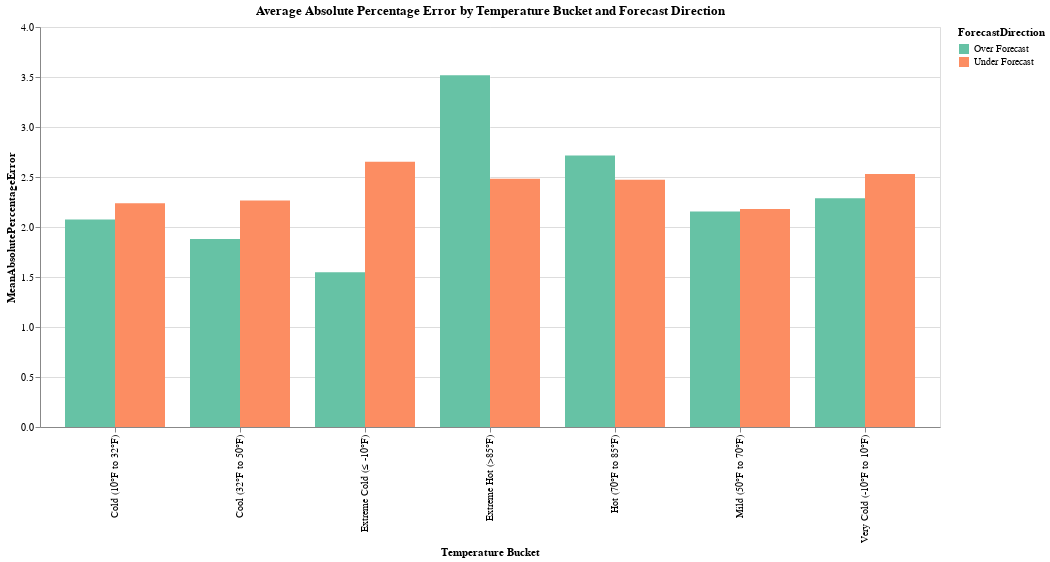

Here is the notebook cell this chart was saved with:
### Code cell
## plot bar chart of average AbsolutePercentageError by TemperatureBucket + IsUnderForecast
df_error_by_temp_bucket_and_direction = (
    df_merged
    .filter(pl.col("LoadActual").is_not_null() & pl.col("LoadForecast").is_not_null() & pl.col("Temperature").is_not_null())
    .group_by(["TemperatureBucket", "IsUnderForecast"])
    .agg(
        pl.col("AbsolutePercentageError").mean().alias("MeanAbsolutePercentageError"),
        pl.len().alias("Count")
    )
    .sort(["TemperatureBucket", "IsUnderForecast"])
    .collect()
)

# Convert IsUnderForecast boolean to readable labels for plotting
df_error_by_temp_bucket_and_direction = df_error_by_temp_bucket_and_direction.with_columns(
    pl.when(pl.col("IsUnderForecast") == False).then(pl.lit("Over Forecast"))
    .when(pl.col("IsUnderForecast") == True).then(pl.lit("Under Forecast"))
    .alias("ForecastDirection")
)


df_error_by_temp_bucket_and_direction = df_error_by_temp_bucket_and_direction.with_columns(
    pl.col("TemperatureBucket").map_elements(lambda x: temp_range_map.get(x, x)).alias("TemperatureBucketLabel")
)

# plot using Altair - grouped bar chart (side-by-side)
chart = alt.Chart(df_error_by_temp_bucket_and_direction).mark_bar().encode(
    x=alt.X("TemperatureBucketLabel:N", sort=[
        "Extreme Cold (≤ -10°F)", 
        "Very Cold (-10°F to 10°F)", 
        "Cold (10°F to 32°F)", 
        "Cool (32°F to 50°F)", 
        "Mild (50°F to 70°F)", 
        "Hot (70°F to 85°F)", 
        "Extreme Hot (>85°F)"
    ],
    title="Temperature Bucket"),
    xOffset="ForecastDirection:N",
    y="MeanAbsolutePercentageError:Q",
    color=alt.Color("ForecastDirection:N", scale=alt.Scale(scheme="set2")),
    tooltip=["TemperatureBucketLabel", "ForecastDirection", "MeanAbsolutePercentageError:Q", "Count:Q"]
).properties(
    title="Average Absolute Percentage Error by Temperature Bucket and Forecast Direction",
    width=900,
    height=400
)

## save plot to plots directory
plots_dir = PROJECT_ROOT / "plots"
plots_dir.mkdir(exist_ok=True)

# Save as HTML (interactive)
html_path = plots_dir / "error_by_temp_bucket_and_direction.html"
chart.save(str(html_path))
print(f"Plot saved to: {html_path}")

chart.show()

### Figure 1 — Vega specification as saved in the notebook (floating-point values rounded to 4 significant figures)
{"$schema": "https://vega.github.io/schema/vega/v6.json", "data": [{"name": "source_0"}, {"name": "data_0", "values": [{"Count": 2284, "ForecastDirection": "Over Forecast", "MeanAbsolutePercentageError": 2.075, "MeanAbsolutePercentageError_end": 2.075, "MeanAbsolutePercentageError_start": 0.0, "TemperatureBucketLabel": "Cold (10°F to 32°F)"}, {"Count": 3027, "ForecastDirection": "Under Forecast", "MeanAbsolutePercentageError": 2.236, "MeanAbsolutePercentageError_end": 2.236, "MeanAbsolutePercentageError_start": 0.0, "TemperatureBucketLabel": "Cold (10°F to 32°F)"}, {"Count": 2836, "ForecastDirection": "Over Forecast", "MeanAbsolutePercentageError": 1.879, "MeanAbsolutePercentageError_end": 1.879, "MeanAbsolutePercentageError_start": 0.0, "TemperatureBucketLabel": "Cool (32°F to 50°F)"}, {"Count": 3634, "ForecastDirection": "Under Forecast", "MeanAbsolutePercentageError": 2.266, "MeanAbsolutePercentageError_end": 2.266, "MeanAbsolutePercentageError_start": 0.0, "TemperatureBucketLabel": "Cool (32°F to 50°F)"}, {"Count": 26, "ForecastDirection": "Over Forecast", "MeanAbsolutePercentageError": 1.548, "MeanAbsolutePercentageError_end": 1.548, "MeanAbsolutePercentageError_start": 0.0, "TemperatureBucketLabel": "Extreme Cold (≤ -10°F)"}, {"Count": 84, "ForecastDirection": "Under Forecast", "MeanAbsolutePercentageError": 2.652, "MeanAbsolutePercentageError_end": 2.652, "MeanAbsolutePercentageError_start": 0.0, "TemperatureBucketLabel": "Extreme Cold (≤ -10°F)"}, {"Count": 193, "ForecastDirection": "Over Forecast", "MeanAbsolutePercentageError": 3.518, "MeanAbsolutePercentageError_end": 3.518, "MeanAbsolutePercentageError_start": 0.0, "TemperatureBucketLabel": "Extreme Hot (>85°F)"}, {"Count": 308, "ForecastDirection": "Under Forecast", "MeanAbsolutePercentageError": 2.483, "MeanAbsolutePercentageError_end": 2.483, "MeanAbsolutePercentageError_start": 0.0, "TemperatureBucketLabel": "Extreme Hot (>85°F)"}, {"Count": 1933, "ForecastDirection": "Over Forecast", "MeanAbsolutePercentageError": 2.716, "MeanAbsolutePercentageError_end": 2.716, "MeanAbsolutePercentageError_start": 0.0, "TemperatureBucketLabel": "Hot (70°F to 85°F)"}, {"Count": 2551, "ForecastDirection": "Under Forecast", "MeanAbsolutePercentageError": 2.472, "MeanAbsolutePercentageError_end": 2.472, "MeanAbsolutePercentageError_start": 0.0, "TemperatureBucketLabel": "Hot (70°F to 85°F)"}, {"Count": 3937, "ForecastDirection": "Over Forecast", "MeanAbsolutePercentageError": 2.156, "MeanAbsolutePercentageError_end": 2.156, "MeanAbsolutePercentageError_start": 0.0, "TemperatureBucketLabel": "Mild (50°F to 70°F)"}, {"Count": 4055, "ForecastDirection": "Under Forecast", "MeanAbsolutePercentageError": 2.18, "MeanAbsolutePercentageError_end": 2.18, "MeanAbsolutePercentageError_start": 0.0, "TemperatureBucketLabel": "Mild (50°F to 70°F)"}, {"Count": 454, "ForecastDirection": "Over Forecast", "MeanAbsolutePercentageError": 2.288, "MeanAbsolutePercentageError_end": 2.288, "MeanAbsolutePercentageError_start": 0.0, "TemperatureBucketLabel": "Very Cold (-10°F to 10°F)"}, {"Count": 910, "ForecastDirection": "Under Forecast", "MeanAbsolutePercentageError": 2.529, "MeanAbsolutePercentageError_end": 2.529, "MeanAbsolutePercentageError_start": 0.0, "TemperatureBucketLabel": "Very Cold (-10°F to 10°F)"}]}, {"name": "source_0_x_domain_TemperatureBucketLabel", "values": [{"TemperatureBucketLabel": "Cold (10°F to 32°F)", "sort_field": 7.0}, {"TemperatureBucketLabel": "Cool (32°F to 50°F)", "sort_field": 7.0}, {"TemperatureBucketLabel": "Extreme Cold (≤ -10°F)", "sort_field": 7.0}, {"TemperatureBucketLabel": "Extreme Hot (>85°F)", "sort_field": 7.0}, {"TemperatureBucketLabel": "Hot (70°F to 85°F)", "sort_field": 7.0}, {"TemperatureBucketLabel": "Mild (50°F to 70°F)", "sort_field": 7.0}, {"TemperatureBucketLabel": "Very Cold (-10°F to 10°F)", "sort_field": 7.0}]}, {"name": "data_0_xOffset_domain_ForecastDirection", "values": [{"ForecastDirection": "Over Forecast"}, {"ForecastDirection": "Under Forecast"}]}, {"name": "data_0_color_domain_ForecastDirection", "values": [{"ForecastDirection": "Over Forecast"}, {"ForecastDirection": "Under Forecast"}]}], "marks": [{"type": "rect", "name": "marks", "from": {"data": "data_0"}, "encode": {"update": {"tooltip": {"signal": "{\"TemperatureBucketLabel\": isValid(datum[\"TemperatureBucketLabel\"]) ? datum[\"TemperatureBucketLabel\"] : \"\"+datum[\"TemperatureBucketLabel\"], \"ForecastDirection\": isValid(datum[\"ForecastDirection\"]) ? datum[\"ForecastDirection\"] : \"\"+datum[\"ForecastDirection\"], \"MeanAbsolutePercentageError\": format(datum[\"MeanAbsolutePercentageError\"], \"\"), \"Count\": format(datum[\"Count\"], \"\")}"}, "width": {"signal": "max(0.25, bandwidth('xOffset'))"}, "y": {"field": "MeanAbsolutePercentageError_end", "scale": "y"}, "y2": {"field": "MeanAbsolutePercentageError_start", "scale": "y"}, "x": {"field": "TemperatureBucketLabel", "scale": "x", "offset": {"field": "ForecastDirection", "scale": "xOffset"}}, "fill": {"field": "ForecastDirection", "scale": "color"}}}, "style": ["bar"]}], "scales": [{"name": "x", "type": "band", "domain": {"data": "source_0_x_domain_TemperatureBucketLabel", "field": "TemperatureBucketLabel", "sort": {"op": "max", "field": "sort_field"}}, "range": [0, {"signal": "width"}], "paddingInner": 0.2, "paddingOuter": 0.2}, {"name": "y", "type": "linear", "domain": {"data": "data_0", "fields": ["MeanAbsolutePercentageError_start", "MeanAbsolutePercentageError_end"]}, "range": [{"signal": "height"}, 0], "zero": true, "nice": true}, {"name": "xOffset", "type": "band", "domain": {"data": "data_0_xOffset_domain_ForecastDirection", "field": "ForecastDirection", "sort": true}, "range": [0, {"signal": "bandwidth('x')"}]}, {"name": "color", "type": "ordinal", "domain": {"data": "data_0_color_domain_ForecastDirection", "field": "ForecastDirection", "sort": true}, "range": {"scheme": "set2"}}], "axes": [{"scale": "y", "maxExtent": 0, "grid": true, "domain": false, "aria": false, "zindex": 0, "gridScale": "x", "orient": "left", "tickCount": {"signal": "ceil(height/40)"}, "minExtent": 0, "labels": false, "ticks": false}, {"scale": "x", "grid": false, "labelAlign": "right", "labelAngle": 270, "zindex": 0, "title": "Temperature Bucket", "labelBaseline": "middle", "orient": "bottom"}, {"scale": "y", "zindex": 0, "tickCount": {"signal": "ceil(height/40)"}, "grid": false, "title": "MeanAbsolutePercentageError", "labelOverlap": true, "orient": "left"}], "title": {"text": "Average Absolute Percentage Error by Temperature Bucket and Forecast Direction", "frame": "group"}, "background": "white", "style": "cell", "legends": [{"fill": "color", "symbolType": "square", "title": "ForecastDirection"}], "width": 900, "height": 400, "padding": 5}
